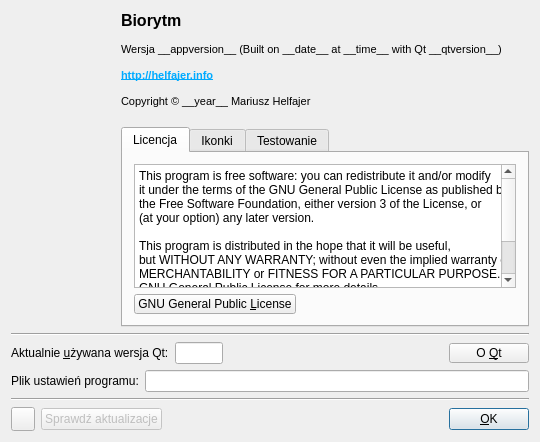
<?xml version="1.0" encoding="UTF-8"?>
<ui version="4.0">
 <class>AboutDialogClass</class>
 <widget class="QDialog" name="AboutDialogClass">
  <property name="geometry">
   <rect>
    <x>0</x>
    <y>0</y>
    <width>613</width>
    <height>463</height>
   </rect>
  </property>
  <property name="windowTitle">
   <string>O programie</string>
  </property>
  <property name="windowIcon">
   <iconset resource="images.qrc">
    <normaloff>:/images/biorhythm_16.png</normaloff>:/images/biorhythm_16.png</iconset>
  </property>
  <layout class="QGridLayout" name="gridLayout_2">
   <property name="sizeConstraint">
    <enum>QLayout::SetFixedSize</enum>
   </property>
   <item row="0" column="0">
    <layout class="QGridLayout" name="gridLayout">
     <item row="0" column="1" rowspan="3">
      <spacer name="horizontalSpacer_3">
       <property name="orientation">
        <enum>Qt::Horizontal</enum>
       </property>
       <property name="sizeType">
        <enum>QSizePolicy::Fixed</enum>
       </property>
       <property name="sizeHint" stdset="0">
        <size>
         <width>4</width>
         <height>20</height>
        </size>
       </property>
      </spacer>
     </item>
     <item row="0" column="0" rowspan="3">
      <layout class="QVBoxLayout" name="verticalLayout_2">
       <item>
        <widget class="QLabel" name="label_5">
         <property name="sizePolicy">
          <sizepolicy hsizetype="Maximum" vsizetype="Fixed">
           <horstretch>0</horstretch>
           <verstretch>0</verstretch>
          </sizepolicy>
         </property>
         <property name="minimumSize">
          <size>
           <width>100</width>
           <height>100</height>
          </size>
         </property>
         <property name="maximumSize">
          <size>
           <width>100</width>
           <height>100</height>
          </size>
         </property>
         <property name="styleSheet">
          <string/>
         </property>
         <property name="text">
          <string/>
         </property>
         <property name="pixmap">
          <pixmap resource="images.qrc">:/images/biorhythm_100.png</pixmap>
         </property>
        </widget>
       </item>
       <item>
        <spacer name="verticalSpacer">
         <property name="orientation">
          <enum>Qt::Vertical</enum>
         </property>
         <property name="sizeHint" stdset="0">
          <size>
           <width>20</width>
           <height>40</height>
          </size>
         </property>
        </spacer>
       </item>
      </layout>
     </item>
     <item row="0" column="2" rowspan="2">
      <widget class="QLabel" name="label">
       <property name="text">
        <string>&lt;!DOCTYPE HTML PUBLIC &quot;-//W3C//DTD HTML 4.0//EN&quot; &quot;http://www.w3.org/TR/REC-html40/strict.dtd&quot;&gt;
&lt;html&gt;&lt;head&gt;&lt;meta name=&quot;qrichtext&quot; content=&quot;1&quot; /&gt;&lt;style type=&quot;text/css&quot;&gt;
p, li { white-space: pre-wrap; }
&lt;/style&gt;&lt;/head&gt;&lt;body style=&quot; font-family:'Noto Sans'; font-size:10pt; font-weight:400; font-style:normal;&quot;&gt;
&lt;p style=&quot; margin-top:0px; margin-bottom:0px; margin-left:0px; margin-right:0px; -qt-block-indent:0; text-indent:0px;&quot;&gt;&lt;span style=&quot; font-family:'MS Shell Dlg 2'; font-size:12pt; font-weight:600;&quot;&gt;Biorytm&lt;/span&gt;&lt;/p&gt;
&lt;p style=&quot;-qt-paragraph-type:empty; margin-top:0px; margin-bottom:0px; margin-left:0px; margin-right:0px; -qt-block-indent:0; text-indent:0px; font-family:'MS Shell Dlg 2'; font-size:8pt;&quot;&gt;&lt;br /&gt;&lt;/p&gt;
&lt;p style=&quot; margin-top:0px; margin-bottom:0px; margin-left:0px; margin-right:0px; -qt-block-indent:0; text-indent:0px;&quot;&gt;&lt;span style=&quot; font-family:'MS Shell Dlg 2'; font-size:8pt;&quot;&gt;Wersja __appversion__ (Built on __date__ at __time__ with Qt __qtversion__) &lt;/span&gt;&lt;/p&gt;
&lt;p style=&quot;-qt-paragraph-type:empty; margin-top:0px; margin-bottom:0px; margin-left:0px; margin-right:0px; -qt-block-indent:0; text-indent:0px; font-family:'MS Shell Dlg 2'; font-size:8pt;&quot;&gt;&lt;br /&gt;&lt;/p&gt;
&lt;p style=&quot; margin-top:0px; margin-bottom:0px; margin-left:0px; margin-right:0px; -qt-block-indent:0; text-indent:0px;&quot;&gt;&lt;a href=&quot;http://helfajer.info&quot;&gt;&lt;span style=&quot; font-family:'MS Shell Dlg 2'; font-size:8pt; font-weight:600; text-decoration: underline; color:#00aaff;&quot;&gt;http://helfajer.info&lt;/span&gt;&lt;/a&gt;&lt;/p&gt;
&lt;p style=&quot;-qt-paragraph-type:empty; margin-top:0px; margin-bottom:0px; margin-left:0px; margin-right:0px; -qt-block-indent:0; text-indent:0px; font-family:'MS Shell Dlg 2'; font-size:8pt;&quot;&gt;&lt;br /&gt;&lt;/p&gt;
&lt;p style=&quot; margin-top:0px; margin-bottom:0px; margin-left:0px; margin-right:0px; -qt-block-indent:0; text-indent:0px;&quot;&gt;&lt;span style=&quot; font-family:'MS Shell Dlg 2'; font-size:8pt;&quot;&gt;Copyright © __year__ Mariusz Helfajer&lt;/span&gt;&lt;/p&gt;
&lt;p style=&quot;-qt-paragraph-type:empty; margin-top:0px; margin-bottom:0px; margin-left:0px; margin-right:0px; -qt-block-indent:0; text-indent:0px; font-family:'MS Shell Dlg 2'; font-size:8pt;&quot;&gt;&lt;br /&gt;&lt;/p&gt;&lt;/body&gt;&lt;/html&gt;</string>
       </property>
       <property name="openExternalLinks">
        <bool>true</bool>
       </property>
       <property name="textInteractionFlags">
        <set>Qt::LinksAccessibleByMouse|Qt::TextSelectableByMouse</set>
       </property>
      </widget>
     </item>
     <item row="2" column="2">
      <widget class="QTabWidget" name="tabWidget">
       <property name="minimumSize">
        <size>
         <width>408</width>
         <height>200</height>
        </size>
       </property>
       <property name="maximumSize">
        <size>
         <width>408</width>
         <height>200</height>
        </size>
       </property>
       <property name="currentIndex">
        <number>0</number>
       </property>
       <widget class="QWidget" name="tab">
        <attribute name="title">
         <string>Licencja</string>
        </attribute>
        <layout class="QGridLayout" name="gridLayout_3">
         <item row="0" column="0">
          <widget class="QPlainTextEdit" name="plainTextEdit">
           <property name="verticalScrollBarPolicy">
            <enum>Qt::ScrollBarAlwaysOn</enum>
           </property>
           <property name="horizontalScrollBarPolicy">
            <enum>Qt::ScrollBarAlwaysOff</enum>
           </property>
           <property name="undoRedoEnabled">
            <bool>false</bool>
           </property>
           <property name="lineWrapMode">
            <enum>QPlainTextEdit::NoWrap</enum>
           </property>
           <property name="readOnly">
            <bool>true</bool>
           </property>
           <property name="plainText">
            <string>This program is free software: you can redistribute it and/or modify
it under the terms of the GNU General Public License as published by
the Free Software Foundation, either version 3 of the License, or
(at your option) any later version.

This program is distributed in the hope that it will be useful,
but WITHOUT ANY WARRANTY; without even the implied warranty of
MERCHANTABILITY or FITNESS FOR A PARTICULAR PURPOSE.  See the
GNU General Public License for more details.

You should have received a copy of the GNU General Public License
along with this program.  If not, see &lt;http://www.gnu.org/licenses/&gt;.</string>
           </property>
          </widget>
         </item>
         <item row="1" column="0">
          <widget class="QPushButton" name="pushButtonLicense">
           <property name="sizePolicy">
            <sizepolicy hsizetype="Fixed" vsizetype="Fixed">
             <horstretch>0</horstretch>
             <verstretch>0</verstretch>
            </sizepolicy>
           </property>
           <property name="maximumSize">
            <size>
             <width>16777215</width>
             <height>20</height>
            </size>
           </property>
           <property name="toolTip">
            <string>Pełna treść licencji GNU GPL 3</string>
           </property>
           <property name="text">
            <string>GNU General Public &amp;License</string>
           </property>
           <property name="autoDefault">
            <bool>false</bool>
           </property>
          </widget>
         </item>
        </layout>
       </widget>
       <widget class="QWidget" name="tab_3">
        <attribute name="title">
         <string>Ikonki</string>
        </attribute>
        <layout class="QGridLayout" name="gridLayout_5">
         <item row="0" column="0">
          <widget class="QPlainTextEdit" name="plainTextEdit_3">
           <property name="verticalScrollBarPolicy">
            <enum>Qt::ScrollBarAlwaysOn</enum>
           </property>
           <property name="horizontalScrollBarPolicy">
            <enum>Qt::ScrollBarAlwaysOff</enum>
           </property>
           <property name="undoRedoEnabled">
            <bool>false</bool>
           </property>
           <property name="readOnly">
            <bool>true</bool>
           </property>
           <property name="plainText">
            <string>Some icons by Yusuke Kamiyamane. Licensed under a Creative Commons Attribution 3.0 License.


Crystal Project Icons

Copyright (c) 2006-2007 Everaldo Coelho.
The Crystal Project are released under LGPL.

http://www.everaldo.com


Fugue Icons Version 2.2.2 (July 27, 2009)

Copyright (C) 2009 Yusuke Kamiyamane. All rights reserved.
The icons are licensed under a Creative Commons Attribution
3.0 license. &lt;http://creativecommons.org/licenses/by/3.0/&gt;

http://www.pinvoke.com


Diagona Icons

Copyright (C) 2007 Yusuke Kamiyamane. All rights reserved.
The icons are licensed under a Creative Commons Attribution
3.0 license. &lt;http://creativecommons.org/licenses/by/3.0/&gt;

http://pinvoke.com</string>
           </property>
          </widget>
         </item>
        </layout>
       </widget>
       <widget class="QWidget" name="tab_2">
        <attribute name="title">
         <string>Testowanie</string>
        </attribute>
        <layout class="QGridLayout" name="gridLayout_4">
         <item row="0" column="0">
          <widget class="QPlainTextEdit" name="plainTextEdit_2">
           <property name="verticalScrollBarPolicy">
            <enum>Qt::ScrollBarAlwaysOn</enum>
           </property>
           <property name="horizontalScrollBarPolicy">
            <enum>Qt::ScrollBarAlwaysOff</enum>
           </property>
           <property name="undoRedoEnabled">
            <bool>false</bool>
           </property>
           <property name="lineWrapMode">
            <enum>QPlainTextEdit::NoWrap</enum>
           </property>
           <property name="readOnly">
            <bool>true</bool>
           </property>
           <property name="plainText">
            <string>Mariusz Helfajer</string>
           </property>
          </widget>
         </item>
        </layout>
       </widget>
      </widget>
     </item>
    </layout>
   </item>
   <item row="1" column="0">
    <widget class="QWidget" name="widgetMore" native="true">
     <property name="enabled">
      <bool>true</bool>
     </property>
     <layout class="QVBoxLayout" name="verticalLayout_3">
      <property name="leftMargin">
       <number>0</number>
      </property>
      <property name="topMargin">
       <number>0</number>
      </property>
      <property name="rightMargin">
       <number>0</number>
      </property>
      <property name="bottomMargin">
       <number>0</number>
      </property>
      <item>
       <widget class="Line" name="line_3">
        <property name="orientation">
         <enum>Qt::Horizontal</enum>
        </property>
       </widget>
      </item>
      <item>
       <layout class="QHBoxLayout" name="horizontalLayout_2">
        <item>
         <widget class="QLabel" name="label_2">
          <property name="text">
           <string>Aktualnie &amp;używana wersja Qt:</string>
          </property>
          <property name="buddy">
           <cstring>lineEditQtVersion</cstring>
          </property>
         </widget>
        </item>
        <item>
         <widget class="QLineEdit" name="lineEditQtVersion">
          <property name="maximumSize">
           <size>
            <width>48</width>
            <height>16777215</height>
           </size>
          </property>
          <property name="readOnly">
           <bool>true</bool>
          </property>
         </widget>
        </item>
        <item>
         <spacer name="horizontalSpacer_2">
          <property name="orientation">
           <enum>Qt::Horizontal</enum>
          </property>
          <property name="sizeHint" stdset="0">
           <size>
            <width>40</width>
            <height>20</height>
           </size>
          </property>
         </spacer>
        </item>
        <item>
         <widget class="QPushButton" name="pushButtonAboutQt">
          <property name="maximumSize">
           <size>
            <width>16777215</width>
            <height>20</height>
           </size>
          </property>
          <property name="text">
           <string>O &amp;Qt</string>
          </property>
          <property name="autoDefault">
           <bool>false</bool>
          </property>
         </widget>
        </item>
       </layout>
      </item>
      <item>
       <layout class="QHBoxLayout" name="horizontalLayout_3">
        <property name="topMargin">
         <number>0</number>
        </property>
        <item>
         <widget class="QLabel" name="label_3">
          <property name="text">
           <string>Plik ustawień programu:</string>
          </property>
         </widget>
        </item>
        <item>
         <widget class="QLineEdit" name="lineEditSettingsFile">
          <property name="readOnly">
           <bool>true</bool>
          </property>
         </widget>
        </item>
       </layout>
      </item>
      <item>
       <widget class="Line" name="line_2">
        <property name="orientation">
         <enum>Qt::Horizontal</enum>
        </property>
       </widget>
      </item>
     </layout>
    </widget>
   </item>
   <item row="2" column="0">
    <layout class="QHBoxLayout" name="horizontalLayout">
     <item>
      <widget class="QPushButton" name="pushButtonMore">
       <property name="sizePolicy">
        <sizepolicy hsizetype="Fixed" vsizetype="Fixed">
         <horstretch>0</horstretch>
         <verstretch>0</verstretch>
        </sizepolicy>
       </property>
       <property name="minimumSize">
        <size>
         <width>24</width>
         <height>24</height>
        </size>
       </property>
       <property name="maximumSize">
        <size>
         <width>24</width>
         <height>24</height>
        </size>
       </property>
       <property name="toolTip">
        <string>Pokaż więcej informacji</string>
       </property>
       <property name="text">
        <string/>
       </property>
       <property name="checkable">
        <bool>true</bool>
       </property>
       <property name="autoDefault">
        <bool>false</bool>
       </property>
      </widget>
     </item>
     <item>
      <widget class="QPushButton" name="pushButtonCheckUpdate">
       <property name="enabled">
        <bool>false</bool>
       </property>
       <property name="toolTip">
        <string>Sprawdź dostępność nowszej wersji aplikacji</string>
       </property>
       <property name="text">
        <string>Sprawdź aktualizacje</string>
       </property>
      </widget>
     </item>
     <item>
      <widget class="QLabel" name="labelUpdate">
       <property name="enabled">
        <bool>false</bool>
       </property>
       <property name="text">
        <string/>
       </property>
      </widget>
     </item>
     <item>
      <spacer name="horizontalSpacer">
       <property name="orientation">
        <enum>Qt::Horizontal</enum>
       </property>
       <property name="sizeHint" stdset="0">
        <size>
         <width>40</width>
         <height>20</height>
        </size>
       </property>
      </spacer>
     </item>
     <item>
      <widget class="QPushButton" name="pushButtonOK">
       <property name="toolTip">
        <string>Zamknij okno</string>
       </property>
       <property name="text">
        <string>&amp;OK</string>
       </property>
       <property name="autoDefault">
        <bool>false</bool>
       </property>
       <property name="default">
        <bool>true</bool>
       </property>
      </widget>
     </item>
    </layout>
   </item>
  </layout>
 </widget>
 <layoutdefault spacing="6" margin="11"/>
 <resources>
  <include location="images.qrc"/>
 </resources>
 <connections/>
</ui>
